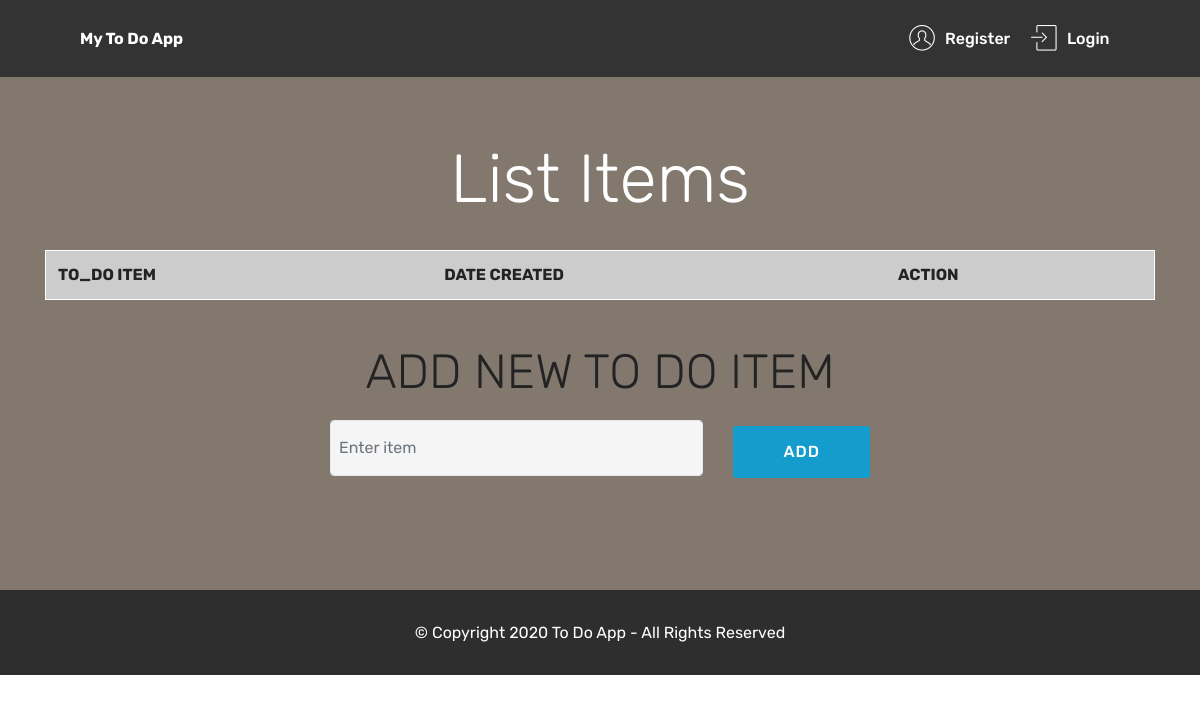
The app's page /, older data.
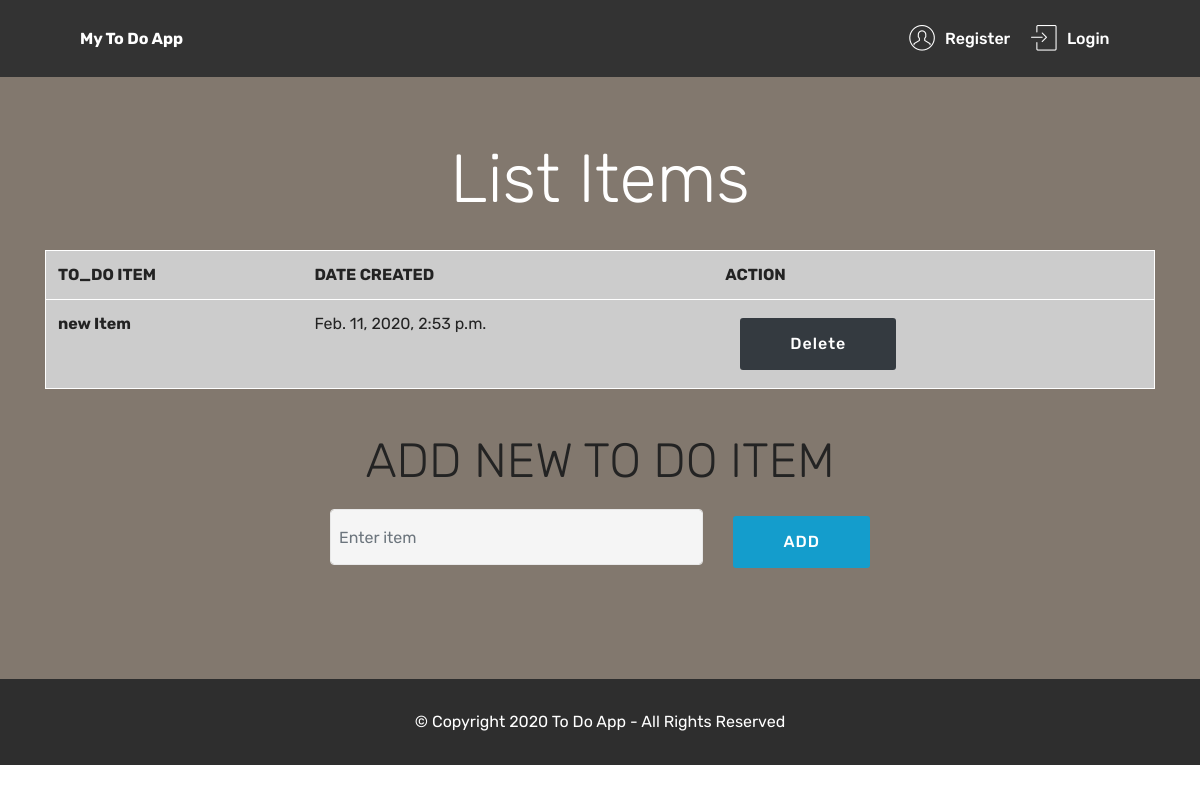
The same page, newer data.
### list/models.py (models this page shows, shortened)
class Item(models.Model):
    item_content = models.TextField()
    date_created = models.DateTimeField(auto_now_add=True)

### list/views.py (the view)
# urls.py: path('', index, name="list-index"),
def index(request):
    items = Item.objects.all().order_by('-pk')
    context = {
        'all_items':items
    }
    return render(request, 'list/index.html', context=context)

### list/templates/list/index.html (shortened to what this page needs)
{% extends 'todo/base.html' %}
{% block content %}
    <section class="section-table cid-rMmxrRGgav" id="table1-3">
  <div class="container container-table">
      <h2 class="mbr-section-title mbr-fonts-style align-center pb-3 display-1">
          List Items</h2>
      <div class="table-wrapper">
        <div class="container scroll">
          <table class="table" cellspacing="0">
            <thead>
              <tr class="table-heads ">
                  <th class="head-item mbr-fonts-style display-7">TO_DO ITEM</th>
                  <th class="head-item mbr-fonts-style display-7">DATE CREATED</th>
                  <th class="head-item mbr-fonts-style display-7">ACTION</th>
              </tr>
            </thead>
            <tbody>
            {% for item in all_items %}
                <tr>
                    <td class="body-item mbr-fonts-style display-7"><strong>{{ item.item_content }}</strong></td>
                    <td class="body-item mbr-fonts-style display-7">{{ item.date_created }}</td>
                    <td class="body-item mbr-fonts-style display-7">
                        <form action="delete-item/{{ item.id }}" method="POST" class="mbr-form form-with-styler">
                            <div class="col-auto input-group-btn">
                                <button type="submit" class="btn btn-dark display-4">Delete</button>
                            </div>
                        </form>
                    </td>
                </tr>
            {% endfor %}
            </tbody>
          </table>
        </div>
      </div>
    </div>
    <div class="container" style="margin-top: 3rem">
        <div class="row justify-content-center">
            <div class="title col-12 col-lg-8">
                <h2 class="align-center pb-2 mbr-fonts-style display-2">ADD NEW TO DO ITEM</h2>
            </div>
        </div>
        <div class="row py-2 justify-content-center">
            <div class="col-12 col-lg-6  col-md-8 " data-form-type="formoid">
                <form action="add-item" method="POST" class="mbr-form form-with-styler">
                    <div class="dragArea row">
                        <div class="form-group col" data-for="email">
                            <input type="text" name="content" placeholder="Enter item" required="required" class="form-control display-7" id="email-form3-6">
                        </div>
                        <div class="col-auto input-group-btn">
                            <button type="submit" class="btn btn-primary display-4">ADD</button>
                        </div>
                    </div>
                </form>
            </div>
        </div>
    </div>
</section>
{% endblock %}

### templates/todo/base.html (shortened to what this page needs)
{% load static %}
<!DOCTYPE html>
<html lang="en">
<head>
    {% include 'todo/head.html' %}
</head>
<body>
{% include 'todo/menu.html' %}
<div style=" padding-top: 3rem;">
    {% block content %}
    {% endblock %}
</div>
{% include 'todo/footer.html' %}
</body>
</html>

### templates/todo/head.html (shortened to what this page needs)
{% load static %}
<link rel="stylesheet" href="{% static 'list/assets/web/assets/mobirise-icons/mobirise-icons.css' %}">
<link rel="stylesheet" href="{% static 'list/assets/tether/tether.min.css' %}">
<link rel="stylesheet" href="{% static 'list/assets/bootstrap/css/bootstrap.min.css' %}">
<link rel="stylesheet" href="{% static 'list/assets/bootstrap/css/bootstrap-grid.min.css' %}">
<link rel="stylesheet" href="{% static 'list/assets/bootstrap/css/bootstrap-reboot.min.css' %}">
<link rel="stylesheet" href="{% static 'list/assets/animatecss/animate.min.css' %}">
<link rel="stylesheet" href="{% static 'list/assets/datatables/data-tables.bootstrap4.min.css' %}">
<link rel="stylesheet" href="{% static 'list/assets/dropdown/css/style.css' %}">
<link rel="stylesheet" href="{% static 'list/assets/theme/css/style.css' %}">
<link rel="stylesheet" href="{% static 'list/assets/mobirise/css/mbr-additional.css' %}" type="text/css">

### templates/todo/menu.html (shortened to what this page needs)
<section class="menu cid-qTkzRZLJNu" once="menu" id="menu1-0">
    <nav class="navbar navbar-expand beta-menu navbar-dropdown align-items-center navbar-fixed-top navbar-toggleable-sm">
        <div class="menu-logo">
            <div class="navbar-brand">
                <span class="navbar-caption-wrap">
                    <a class="navbar-caption text-white display-4" href="/">
                        My To Do App
                    </a>
                </span>
            </div>
        </div>
        <div class="collapse navbar-collapse" id="navbarSupportedContent">
            <ul class="navbar-nav nav-dropdown nav-right" data-app-modern-menu="true">
                {% if user.is_authenticated %}
                    <li class="nav-item">
                        <a class="nav-link link text-white display-4" href="{% url 'profile' %}">
                            <span class="mbri-user mbr-iconfont mbr-iconfont-btn"></span>Profile
                        </a>
                    </li>
                    <li class="nav-item">
                        <a class="nav-link link text-white display-4" href="{% url 'logout' %}">
                            <span class="mbri-logout mbr-iconfont mbr-iconfont-btn"></span>Log Out
                        </a>
                    </li>
                {% else %}
                <li class="nav-item">
                    <a class="nav-link link text-white display-4" href="{% url 'register' %}">
                        <span class="mbri-user mbr-iconfont mbr-iconfont-btn"></span>Register
                    </a>
                </li>
                <li class="nav-item">
                    <a class="nav-link link text-white display-4" href="{% url 'login' %}">
                        <span class="mbri-login mbr-iconfont mbr-iconfont-btn"></span>Login
                    </a>
                </li>
                {% endif %}
            </ul>
        </div>
    </nav>
</section>

### templates/todo/footer.html
<section once="" class="cid-rMmxCUiYjF" id="footer6-4">
    <div class="container">
        <div class="media-container-row align-center mbr-white">
            <div class="col-12">
                <p class="mbr-text mb-0 mbr-fonts-style display-7">
                    © Copyright 2020 To Do App - All Rights Reserved
                </p>
            </div>
        </div>
    </div>
</section>

### templates/todo/javascripts.html (shortened to what this page needs)
{% load static %}

### list/static/list/assets/dropdown/css/style.css (style rules this page uses)
.navbar-dropdown { left: 0; padding: 0; position: absolute; right: 0; top: 0; transition: all 0.45s ease; z-index: 1030; background: #282828; }
.navbar-dropdown .navbar-caption { font-weight: 700; white-space: normal; vertical-align: -4px; line-height: 3.125rem !important; }
.navbar-dropdown .navbar-caption, .navbar-dropdown .navbar-caption:hover { color: inherit; text-decoration: none; }
.navbar-dropdown.navbar-fixed-top { position: fixed; }
.navbar-dropdown .navbar-brand span { vertical-align: -4px; }
.nav-dropdown { font-size: 0.75rem; font-weight: 500; height: auto !important; }
.nav-dropdown .link { margin: .667em 1.667em; font-weight: 500; padding: 0; transition: color .2s ease-in-out; }
.nav-dropdown .link::after, .nav-dropdown .dropdown-item::after { color: inherit; }

### list/static/list/assets/theme/css/style.css (style rules this page uses)
section { background-color: #eeeeee; }
section, .container, .container-fluid { position: relative; word-wrap: break-word; }
a { font-style: normal; font-weight: 400; cursor: pointer; }
a, a:hover { text-decoration: none; }
body { color: #232323; }
h1, h2, h3, h4, h5, h6, .h1, .h2, .h3, .h4, .h5, .h6, .display-1, .display-2, .display-3, .display-4 { line-height: 1; word-break: break-word; word-wrap: break-word; }
b, strong { font-weight: bold; }
body { position: relative; }
section { background-position: 50% 50%; background-repeat: no-repeat; background-size: cover; }
.mbr-white { color: #ffffff; }
.align-center { text-align: center; }
.media-container-row { display: -ms-flexbox; display: -webkit-flex; display: flex; -webkit-flex-direction: row; -ms-flex-direction: row; flex-direction: row; -webkit-flex-wrap: wrap; -ms-flex-wrap: wrap; flex-wrap: wrap; -webkit-justify-content: center; -ms-flex-pack: center; justify-content: center; -webkit-align-content: center; -ms-flex-line-pack: center; align-content: center; -webkit-align-items: start; -ms-flex-align: start; align-items: start; }
@media (min-width: 992px) { .media-container-row { -webkit-flex-wrap: nowrap; -ms-flex-wrap: nowrap; flex-wrap: nowrap; } }
[type="submit"] { -webkit-appearance: none; }
.menu .navbar-brand { display: -webkit-flex; }
.menu .navbar-brand span { display: flex; display: -webkit-flex; }
.menu .navbar-brand .navbar-caption-wrap { display: -webkit-flex; }
@media (min-width: 992px) { .menu .navbar-nav.nav-dropdown { display: -webkit-flex; } }
@media (min-width: 992px) { .menu .navbar-toggleable-sm .navbar-collapse { display: -webkit-flex !important; } }
.navbar { display: -webkit-flex; -webkit-flex-wrap: wrap; -webkit-align-items: center; -webkit-justify-content: space-between; }
.navbar-collapse { -webkit-flex-basis: 100%; -webkit-flex-grow: 1; -webkit-align-items: center; }
.nav-dropdown .link { padding: .667em 1.667em !important; margin: 0 !important; }
.row { display: -webkit-flex; -webkit-flex-wrap: wrap; }
.justify-content-center { -webkit-justify-content: center; }

Row changes from the older to the newer data that the page shows:
added Item: item_content "new Item", date_created "Feb. 11, 2020, 2:53 p.m."
